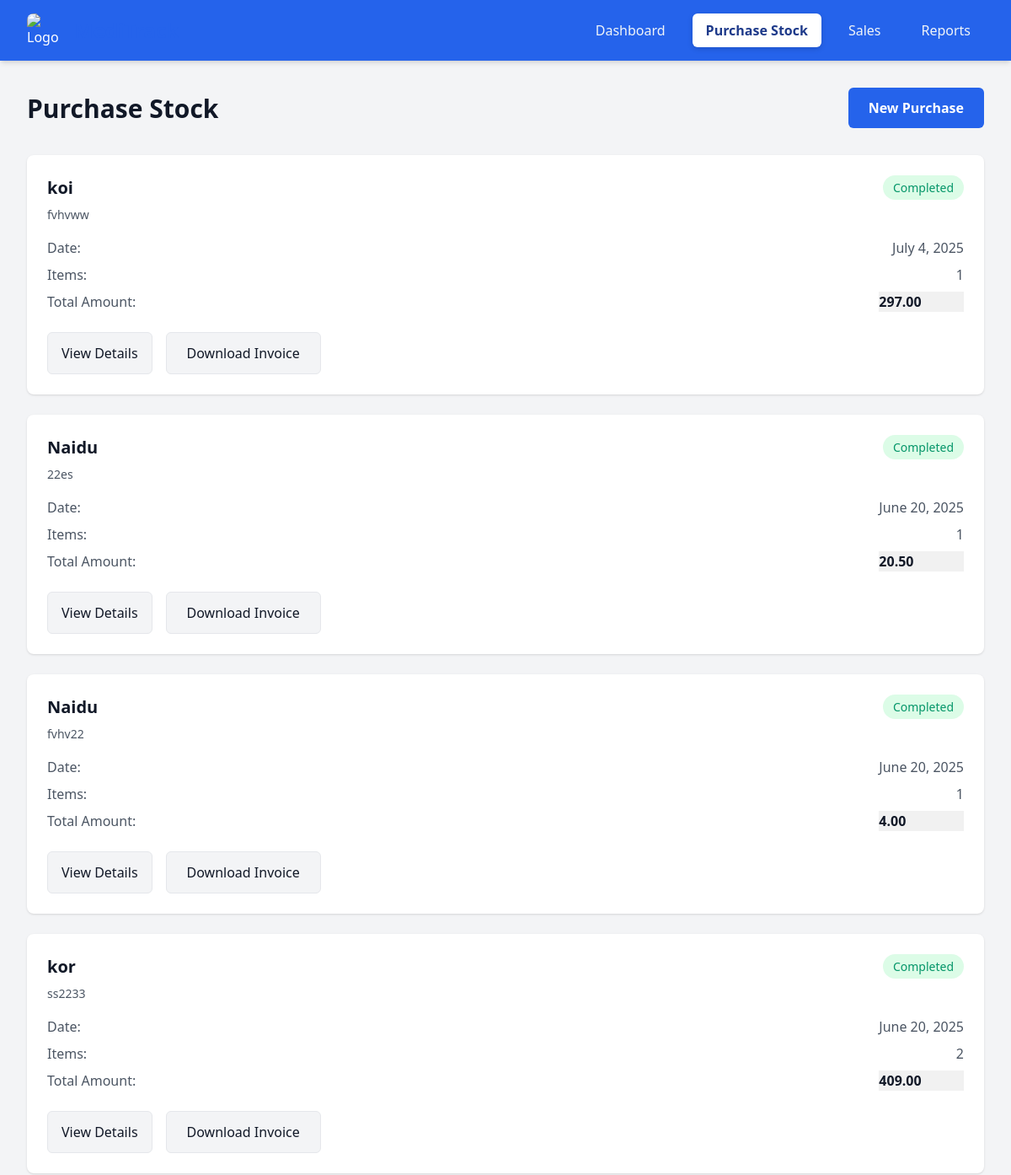
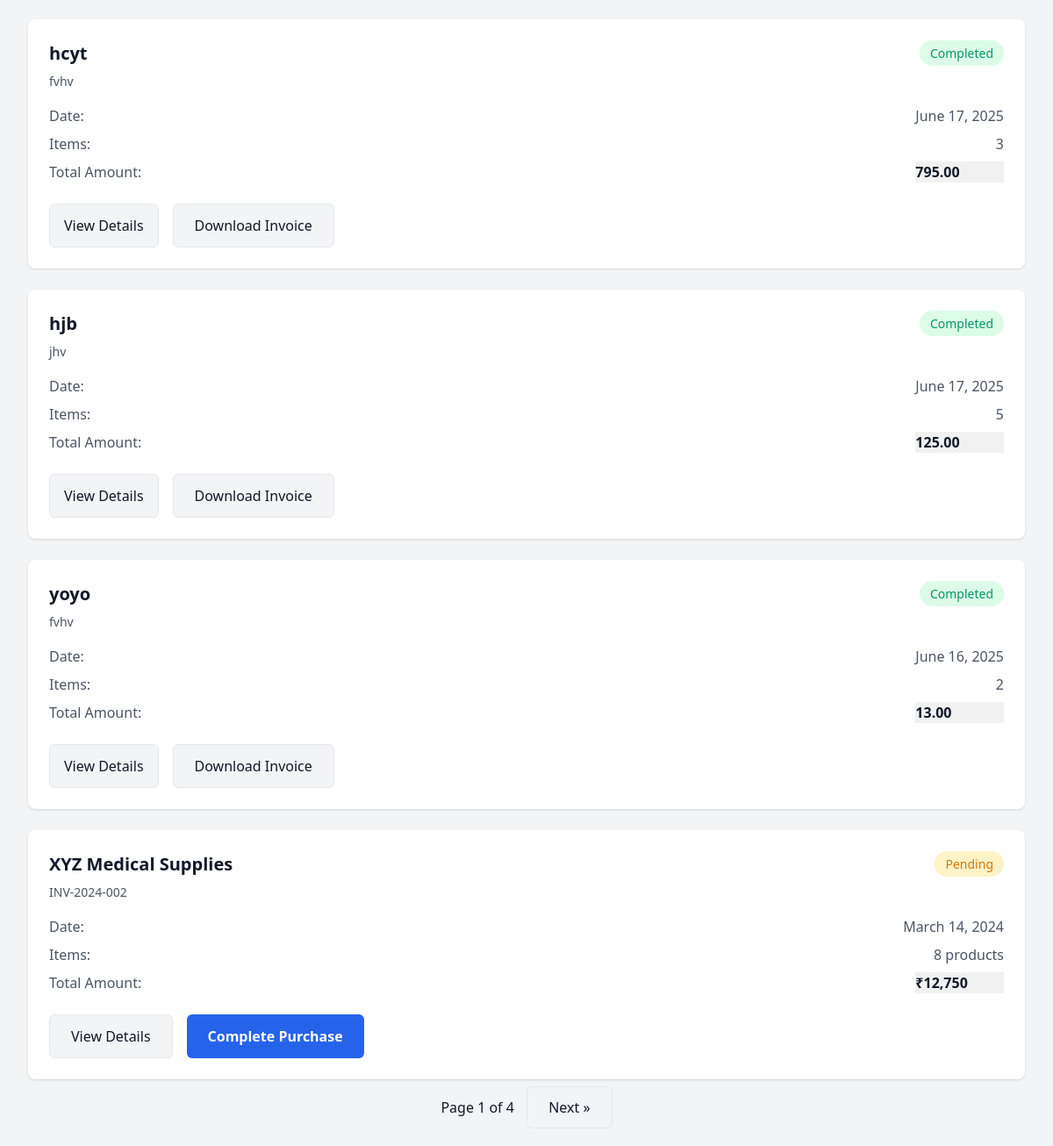
/purchase/, run on the app's committed database (2 pictures, top to bottom).
### b/models.py (models this page shows)
class Supplier(models.Model):
    name = models.CharField(max_length=100)
    contact = models.CharField(max_length=20, blank=True)

class Purchase(models.Model):
    distributor = models.ForeignKey(Supplier, on_delete=models.CASCADE)
    invoice_number = models.CharField(max_length=100)
    purchase_date = models.DateField()
    gst=models.DecimalField(max_digits=10, decimal_places=2)
    discount=models.DecimalField(max_digits=10, decimal_places=2)
    sub_total=models.DecimalField(max_digits=10, decimal_places=2)
    total_amount = models.DecimalField(max_digits=10, decimal_places=2)

### b/views.py (the view, shortened to what this page needs)
# urls.py: path('purchase/', purchase, name='purchase'),
def purchase(request):
    medicines = Medicine.objects.all()
    purchases = Purchase.objects.all().order_by('-purchase_date')
    paginator = Paginator(purchases, 7)  # Show 7 purchases per page
    page_number = request.GET.get('page')
    page_obj = paginator.get_page(page_number)
    recent_purchases = []
    for purchase in page_obj:
        supplier = purchase.distributor
        batches = Batch.objects.filter(purchase=purchase)
        total_items = batches.count()
        recent_purchases.append({
            'id': purchase.id,
            'invoice_number': purchase.invoice_number,
            'purchase_date': purchase.purchase_date,
            'total_amount': purchase.total_amount,
            'supplier': supplier.name,
            'total_items': total_items,
        })
    return render(request, 'purchase.html', {
        'medicines': medicines,
        'recent_purchases': recent_purchases,
        'page_obj': page_obj,  # Pass for pagination controls
    })

### b/templates/purchase.html (shortened to what this page needs)
{% load static %}
<!DOCTYPE html>
<html lang="en">
<head>
    <link rel="stylesheet" href="{% static 'tanu/styles.css' %}">
<link href="https://cdn.jsdelivr.net/npm/tom-select@2.2.2/dist/css/tom-select.css" rel="stylesheet" />
<link href="https://cdn.jsdelivr.net/npm/tailwindcss@2.2.19/dist/tailwind.min.css" rel="stylesheet">
</head>
<body>
    <nav class="navbar">
        <div class="nav-brand">
            <img src="https://images.unsplash.com/photo-1584982751601-97dcc096659c?w=50&h=50&fit=crop" alt="Logo" class="nav-logo">
            <h1>MediTrack</h1>
        </div>
        <div class="nav-links">
<a href="{% url 'index' %}" class="{% if request.path == '/index/' %}active{% endif %}">Dashboard</a>
<a href="{% url 'purchase' %}" class="{% if request.path == '/purchase/' %}active{% endif %}">Purchase Stock</a>
<a href="{% url 'sales' %}" class="{% if request.path == '/sales/' %}active{% endif %}">Sales</a>
      <a href="{% url 'reports' %}" class="{% if request.path == '/reports/' %}active{% endif %}">Reports</a>
        </div>
    </nav>
    <main class="dashboard">
        <div class="dashboard-header">
            <h2>Purchase Stock</h2>
            <button onclick="showModal('newPurchaseModal')" class="btn-primary">New Purchase</button>
        </div>
            <div class="purchase-list">
                {% for recent_purchase in recent_purchases %}
                <div class="purchase-card">
                    <div class="purchase-header">
                        <div>
                            <h3>{{ recent_purchase.supplier }}</h3>
                            <span class="invoice-number">{{ recent_purchase.invoice_number }}</span>
                        </div>
                        <div class="purchase-status completed">Completed</div>
                    </div>
                    <div class="purchase-details">
                        <div class="detail-row">
                            <span>Date:</span>
                            <span>{{ recent_purchase.purchase_date }}</span>
                        </div>
                        <div class="detail-row">
                            <span>Items:</span>
                            <span>{{ recent_purchase.total_items }}</span>
                        </div>
                        <div class="detail-row">
                            <span>Total Amount:</span>
                            <span class="amount">{{recent_purchase.total_amount}}</span>
                        </div>
                    </div>
                    <div class="purchase-actions">
                      <button class="view-details-btn" data-purchase-id="{{ recent_purchase.id }}">View Details</button>
                      <button class="btn-secondary">Download Invoice</button>
                    </div>
                </div>
                {% endfor %}
                <div class="purchase-card">
                    <div class="purchase-header">
                        <div>
                            <h3>XYZ Medical Supplies</h3>
                            <span class="invoice-number">INV-2024-002</span>
                        </div>
                        <div class="purchase-status pending">Pending</div>
                    </div>
                    <div class="purchase-details">
                        <div class="detail-row">
                            <span>Date:</span>
                            <span>March 14, 2024</span>
                        </div>
                        <div class="detail-row">
                            <span>Items:</span>
                            <span>8 products</span>
                        </div>
                        <div class="detail-row">
                            <span>Total Amount:</span>
                            <span class="amount">₹12,750</span>
                        </div>
                    </div>
                    <div class="purchase-actions">
                        <button class="btn-secondary">View Details</button>
                        <button class="btn-primary">Complete Purchase</button>
                    </div>
                </div>
            </div>
            <div class="pagination" style="margin: 20px; text-align: center;">
  <span>Page {{ page_obj.number }} of {{ page_obj.paginator.num_pages }}</span>
  {% if page_obj.has_next %}
    <a href="?page={{ page_obj.next_page_number }}" class="btn-secondary" style="margin-left: 10px;">Next &raquo;</a>
  {% endif %}
</div>
    </main>
</body>
</html>

### data on the page
Supplier: supplier "koi"
Purchase: invoice_number "fvhvww", purchase_date "July 4, 2025", total_amount "297.00"
Supplier: supplier "Naidu" "Naidu"
Purchase: invoice_number "22es", purchase_date "June 20, 2025", total_amount "20.50"
Purchase: invoice_number "fvhv22", purchase_date "June 20, 2025", total_amount "4.00"
Supplier: supplier "kor"
Purchase: invoice_number "ss2233", purchase_date "June 20, 2025", total_amount "409.00"
Supplier: supplier "hcyt"
Purchase: invoice_number "fvhv", purchase_date "June 17, 2025", total_amount "795.00"
Supplier: supplier "hjb"
Purchase: invoice_number "jhv", purchase_date "June 17, 2025", total_amount "125.00"
Supplier: supplier "yoyo"
Purchase: invoice_number "fvhv", purchase_date "June 16, 2025", total_amount "13.00"

### other printed values
{{ recent_purchase.total_items }} "1" "1" "1" "2" "3" "5" "2"
{{ page_obj.number }} "1"
{{ page_obj.paginator.num_pages }} "4"
